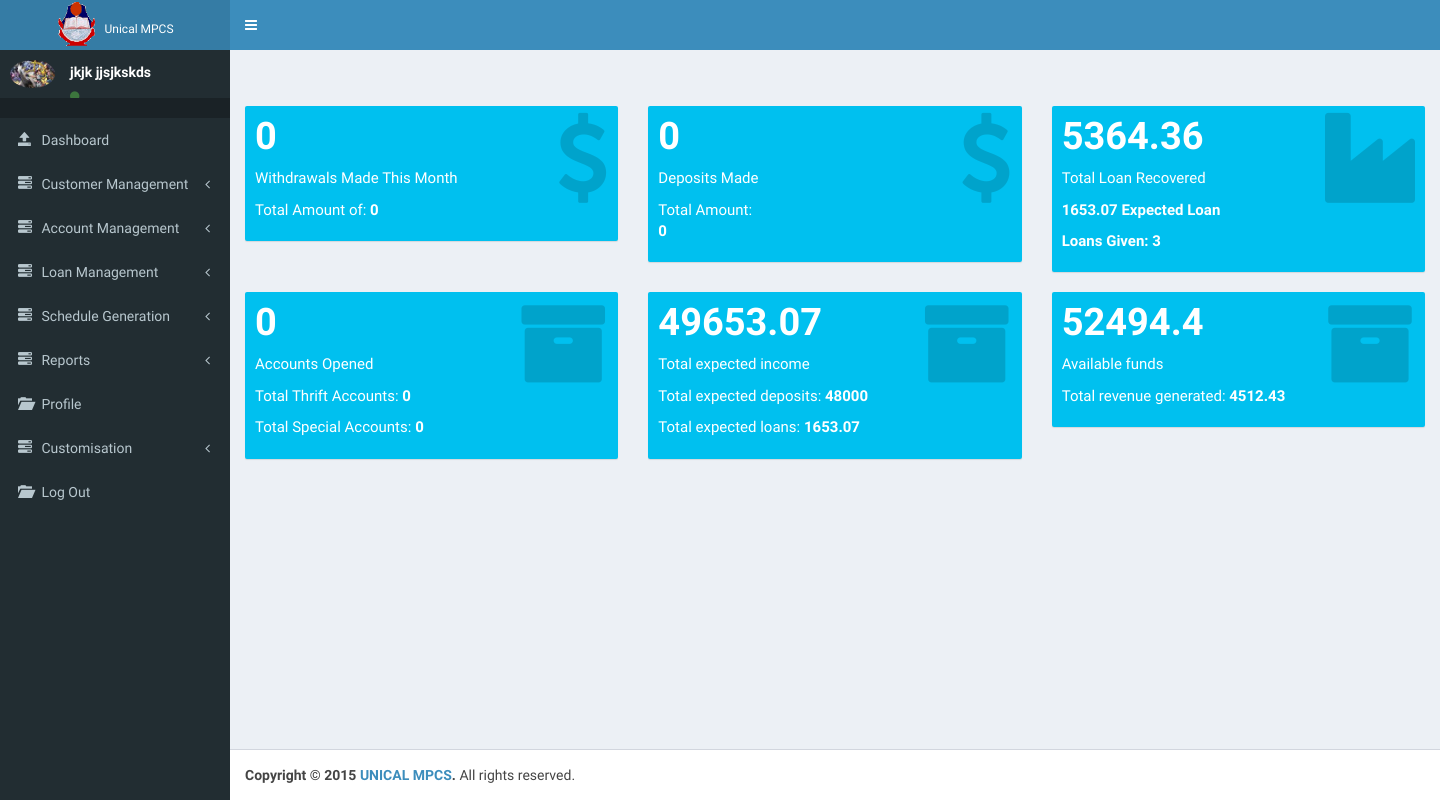
Page /admin/index.php (signed in) on the committed database.
### tables this page shows
CREATE TABLE IF NOT EXISTS `customer` (
`id` int(11) NOT NULL,
  `middle_name` varchar(30) NOT NULL,
  `dob` date NOT NULL,
  `sex` text NOT NULL,
  `img_url` varchar(196) DEFAULT NULL,
  `faculty` int(11) DEFAULT NULL,
  `dept` int(11) DEFAULT NULL,
  `address` text,
  `phone` int(196) DEFAULT NULL,
  `state` text,
  `lga` text,
  `nok_name` text,
  `n_phone` int(11) DEFAULT NULL,
  `reg_date` date NOT NULL,
  `uname` varchar(124) NOT NULL,
  `pwd` text NOT NULL,
  `priviledge` int(124) NOT NULL,
  `email` varchar(124) DEFAULT NULL,
  `title` varchar(20) DEFAULT NULL,
  `surname` varchar(50) NOT NULL,
  `firstname` varchar(50) NOT NULL,
  `employee_no` varchar(124) DEFAULT NULL
);

CREATE TABLE IF NOT EXISTS `ad_income` (
  `balance` float NOT NULL
);

### conf/db_connect.php (called while the page is built, shortened)
<?php
function query($string){
$rs = mysql_query($string) or die(mysql_error());
return $rs;
}
function db_pic($id){
  $result = query("SELECT img_url FROM customer WHERE id='$id'");
  $row = mysql_fetch_array($result);
  $img = $row['img_url'];
  return $img;
}
function name($id){
  $result = query("SELECT * FROM customer WHERE id='$id'");
  $row = mysql_fetch_array($result);
  $name = $row['surname'] ." " . $row['firstname'];
  return $name;
}
function thrift_special($type){
  $arr = [0,0,0,0];
  $result = query("SELECT * FROM deposit WHERE acct_type='$type'");
  $count = 0;
  $amount = 0;
  while($row = mysql_fetch_array($result)){
    $count += 1;
    $amount += $row['amount'];
    }
    $arr[0] = $count;
    $arr[1] = $amount;
    $amount = 0;
    $result = query("SELECT * FROM account WHERE acct_type='$type'");
    while($row = mysql_fetch_array($result)){
      $count += 1;
      $amount += $row['save_amt'];
    }
    $arr[2] = $count;
    $arr[3] = $amount;
    return $arr;
}
function loan_report(){
  $loan_count = 0;
  $total_loan_recovered = 0;
  $total_interest = 0;
  $expected_loan = 0;
  $result = query("SELECT * FROM payment");
  while($row = mysql_fetch_array($result)){
  $total_loan_recovered += $row['amount_pay'];
  $total_interest += $row['amort_interest'];
  }
  $result = query("SELECT * FROM loan");
  while($row = mysql_fetch_array($result)){
    $expected_loan += $row['amort'];
    ++$loan_count;
  }
  $arr = [$total_loan_recovered, $total_interest, $expected_loan, $loan_count];
  return $arr;
}
function revenue(){
  $amount = 0;
  $am = 0;
  $result = query("SELECT * FROM charge");
  while($row= mysql_fetch_array($result)){
          $am += $row['amount'];
      }
  $result = query("SELECT * FROM income");
  while($row = mysql_fetch_array($result)){
    $income_type = $row['income_type'];
    if($income_type != 3){
      $amount += $row['amount'];
    }
  }
  $result = query("SELECT * FROM ad_income");
  $row = mysql_fetch_array($result);
  $bal = $row['balance'] + $am;
  $arr = [$bal, $amount];
  return $arr;
}
?>

### conf/misc.php (called while the page is built, shortened)
<?php
function classUpdate($string){
$class = " ";
   return $class;
}
?>

### utility.php (called while the page is built, shortened)
<?php
function date_splitter(){
  $date = date('Y-m-d');
  $tmp_date = split("-", $date);
  $tmp_date = $tmp_date[0] . "-" . $tmp_date[1];
  return $tmp_date;
}
function total_withdrawn(){
  $tmp_date = date_splitter();
  $result = query("SELECT * FROM withdraw WHERE date LIKE '$tmp_date-%'");
  $total = 0;
  $count = 0;
  $tm = [$count, $total];
  return $tm;
}
function total_deposit(){
$tmp_date = date_splitter();
$result = query("SELECT * FROM deposit WHERE date LIKE '$tmp_date-%'");
$total = 0;
$count = 0;
$tm = [$count, $total];
return $tm;
}
function no_accounts(){
$tmp_date = date_splitter();
$result = query("SELECT * FROM account WHERE d_opened LIKE '$tmp_date-%'");
$thrift_total = 0;
$special_total = 0;
$count = 0;
$tm = [$count, $thrift_total, $special_total];
return $tm;
}
?>

### admin/index.php (the view, shortened to what this page needs)
<!DOCTYPE html>
<?php
include('../conf/db_connect.php');
include ('../conf/misc.php');
$id = $_SESSION['id'];
?>
<html>
  <head>
    <link rel="stylesheet" href="../bootstrap/css/bootstrap.min.css">
    <link rel="stylesheet" href="https://maxcdn.bootstrapcdn.com/font-awesome/4.4.0/css/font-awesome.min.css">
    <link rel="stylesheet" href="https://code.ionicframework.com/ionicons/2.0.1/css/ionicons.min.css">
    <link rel="stylesheet" href="../dist/css/AdminLTE.min.css">
        <link rel="stylesheet" href="../arrange.css">
    <link rel="stylesheet" href="../dist/css/skins/skin-blue.min.css">
  </head>
  <body class="hold-transition skin-blue sidebar-mini">
    <div class="wrapper">
      <header class="main-header">
        <a href="index2.html" class="logo">
          <h2 style='margin:0px;'>
          <img src="../dist/img/unical.png" height="50px">
          <span style='font-size:12px;'>Unical MPCS</span>
          </h2>
        </a>
        <nav class="navbar navbar-static-top" role="navigation">
          <a href="#" class="sidebar-toggle" data-toggle="offcanvas" role="button">
          </a>
        </nav>
      </header>
      <aside class="main-sidebar">
        <section class="sidebar">
          <div class="user-panel">
            <div class="pull-left image">
              <img src="../dist/img/<?php echo db_pic($id); ?>" class="img-circle" alt="User Image">
            </div>
            <div class="pull-left info">
              <p><?php echo name($id); ?></p>
              <a href="#"><i class="fa fa-circle text-success"></i></a>
            </div>
          </div>
          <ul class="sidebar-menu">
            <li class="header"></li>
            <li class="<?php echo classUpdate(""); ?>"><a href="index.php"><i class="glyphicon glyphicon-open"></i> <span>Dashboard</span></a></li>
            <li class="treeview">
              <a href="#"><i class="glyphicon glyphicon-tasks"></i> <span>Customer Management</span> <i class="fa fa-angle-left pull-right"></i></a>
            </li>
            <li class="treeview">
              <a href="#"><i class="glyphicon glyphicon-tasks"></i> <span>Account Management</span> <i class="fa fa-angle-left pull-right"></i></a>
            </li>
            <li class="treeview">
              <a href="#"><i class="glyphicon glyphicon-tasks"></i> <span>Loan Management</span> <i class="fa fa-angle-left pull-right"></i></a>
            </li>
            <li class="treeview">
              <a href="#"><i class="glyphicon glyphicon-tasks"></i> <span>Schedule Generation</span> <i class="fa fa-angle-left pull-right"></i></a>
            </li>
            <li class="treeview">
              <a href="#"><i class="glyphicon glyphicon-tasks"></i> <span>Reports</span> <i class="fa fa-angle-left pull-right"></i></a>
            </li>
            <li><a href="index.php?page=profile"><i class="glyphicon glyphicon-folder-open"></i> <span>Profile</span></a></li>
            <li class="treeview">
              <a href="#"><i class="glyphicon glyphicon-tasks"></i> <span>Customisation</span> <i class="fa fa-angle-left pull-right"></i></a>
        </li>
            <li><a href="../logout.php"><i class="glyphicon glyphicon-folder-open"></i> <span>Log Out</span></a></li>
                      </ul>
        </section>
      </aside>
      <div class="content-wrapper">
        <section class="content-header">
          <h1>
          </h1>
                </section>
        <section class="content">
          <?php
      $page = '';
          if (!empty($_GET['page'])) {
          $page .= $_GET['page'] . '.php';
          include($page);
          }
      else{
      include('../dashboard.php');
      }
      ?>
        </section>
      </div>
      <footer class="main-footer">
        <strong>Copyright &copy; 2015 <a href="#">UNICAL MPCS</a>.</strong> All rights reserved.
      </footer>
    </div>
  </body>
</html>

### dashboard.php
<?php
include('../utility.php');
?>
<div class="row">
  <div class="col-lg-4 col-xs-6">
    <div class="small-box bg-aqua">
      <div class="inner">
        <h3><?php echo total_withdrawn()[0]; ?></h3>
        <p>Withdrawals Made This Month</p>
        <p>Total Amount of: <strong><?php echo total_withdrawn()[1];?></strong></p>
      </div>
      <div class="icon">
        <i class="fa fa-usd"></i>
      </div>
    </div>
  </div>
  <div class="col-lg-4 col-xs-6">
    <div class="small-box bg-aqua">
      <div class="inner">
        <h3><?php echo total_deposit()[0]; ?></h3>
        <p>Deposits Made</p>
        <p>Total Amount:<br><strong><?php echo total_deposit()[1];?></strong></p>
      </div>
      <div class="icon">
        <i class="fa fa-usd"></i>
      </div>
    </div>
  </div>
    <div class="col-lg-4 col-xs-6">
      <div class="small-box bg-aqua">
        <div class="inner">
          <h3><?php echo loan_report()[0]; ?></h3>
          <p>Total Loan Recovered</p>
          <p><strong><?php echo loan_report()[2];?> Expected Loan</strong></p>
            <p><strong>Loans Given:    <?php echo loan_report()[3];?></strong></p>
        </div>
        <div class="icon">
          <i class="fa fa-industry"></i>
        </div>
          </div>
    </div>
      <div class="col-lg-4 col-xs-6">
        <div class="small-box bg-aqua">
          <div class="inner">
            <h3><?php echo no_accounts()[0]; ?></h3>
            <p>Accounts Opened</p>
            <p>Total Thrift Accounts:  <strong><?php echo no_accounts()[1];?></strong></p>
          <p>Total Special Accounts:   <strong><?php echo no_accounts()[2];?></strong></p>
          </div>
          <div class="icon">
            <i class="fa fa-archive"></i>
          </div>
        </div>
      </div>
      <div class="col-lg-4 col-xs-6">
        <div class="small-box bg-aqua">
          <div class="inner">
            <h3><?php echo thrift_special(1)[3] + thrift_special(2)[3] + loan_report()[2]; ?></h3>
            <p>Total expected income</p>
            <p>Total expected deposits:  <strong><?php echo thrift_special(1)[3] + thrift_special(2)[3];?></strong></p>
          <p>Total expected loans:   <strong><?php echo loan_report()[2];?></strong></p>
          </div>
          <div class="icon">
            <i class="fa fa-archive"></i>
          </div>
          </div>
      </div>
      <div class="col-lg-4 col-xs-6">
        <div class="small-box bg-aqua">
          <div class="inner">
            <h3><?php echo revenue()[0]; ?></h3>
            <p>Available funds</p>
            <p>Total revenue generated:  <strong><?php echo revenue()[1];?></strong></p>
          </div>
          <div class="icon">
            <i class="fa fa-archive"></i>
          </div>
        </div>
      </div>
  </div>

### rows in the picture
customer: img_url (picture), name($id) "jkjk jjsjkskds"
ad_income: balance "52494.4", balance "4512.43"

### other values in the picture
total_withdrawn()[0] "0"
total_withdrawn()[1] "0"
total_deposit()[0] "0"
total_deposit()[1] "0"
loan_report()[0] "5364.36"
loan_report()[2] "1653.07"
loan_report()[3] "3"
no_accounts()[0] "0"
no_accounts()[1] "0"
no_accounts()[2] "0"
thrift_special(1)[3] + thrift_special(2)[3] + loan_report()[2] "49653.07"
thrift_special(1)[3] + thrift_special(2)[3] "48000"
